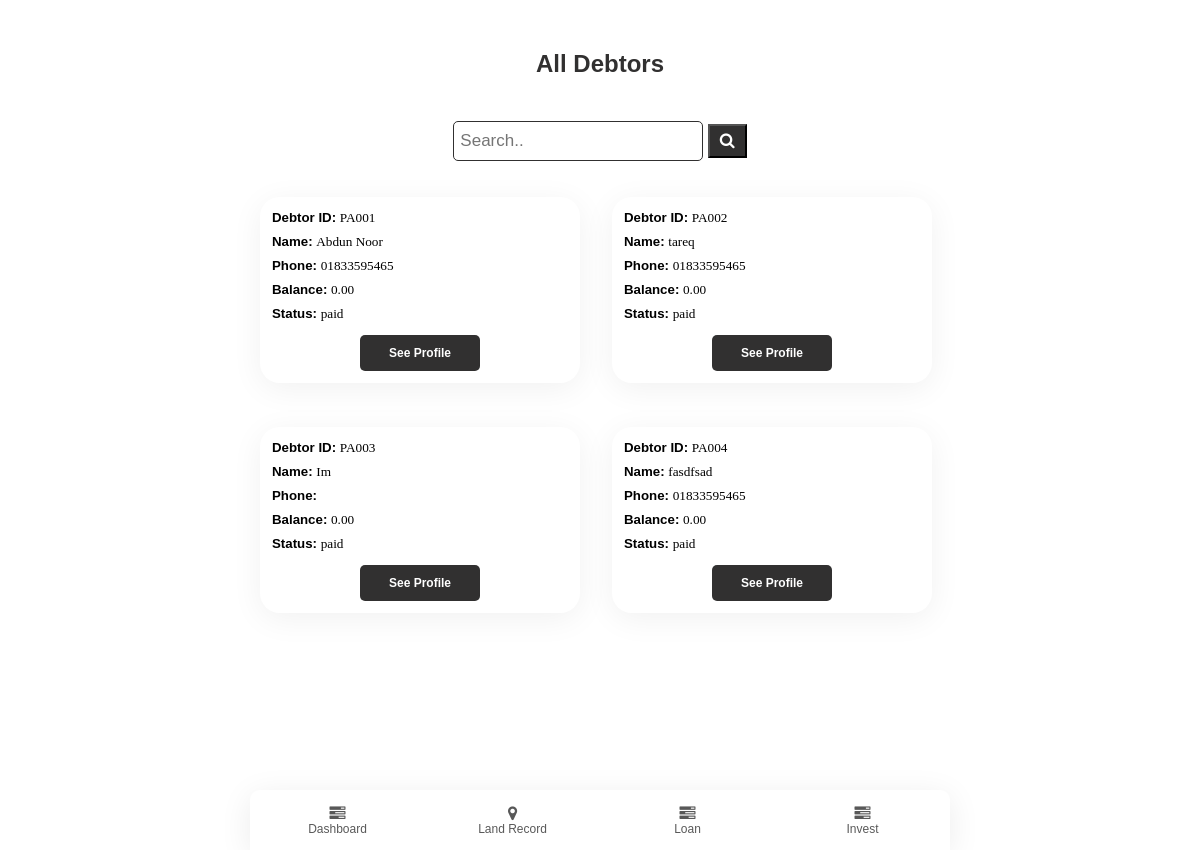
The app's page /debtor/ (signed in), older data.
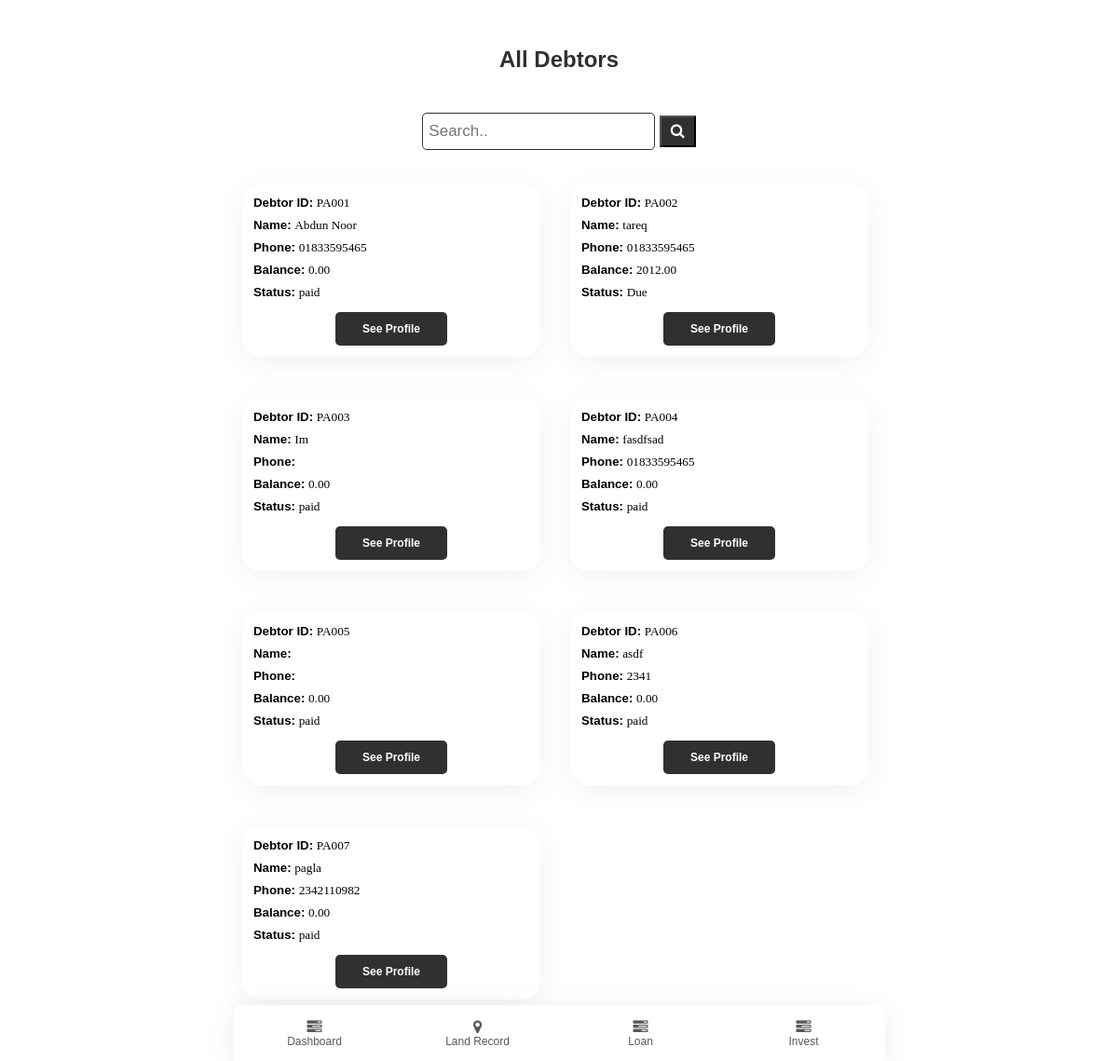
The same page, newer data.
### app/models.py (models this page shows)
class Debtor(models.Model):
    debtorName = models.CharField(max_length=50)
    phone = models.CharField(max_length=15, blank=True, null= True)
    address = models.TextField(blank=True, null= True)
    img = models.ImageField(default='avatar.png', upload_to='pics')
    lender = models.ForeignKey(User, on_delete=models.SET_NULL, blank=True, null=True)
    totalbalance = models.FloatField(default=0, null=True, blank=True)
    def __str__(self):
        return "PA00" +str(self.id)

### app/views.py (the view)
# urls.py: path('debtor/', views.debtor, name='debtor'),
@login_required(login_url='login')
def debtor(request):
    debtors = Debtor.objects.filter(lender_id=request.user.id)
    d = {}
    for debtor in debtors:
        accounts = Account.objects.filter(debtor=debtor)
        a, b, c = total_count_debtor(accounts)
        if c == 0:
            status = "paid"
        elif c > 0:
            status = "Due"
        else:
            status = "None"
        d[debtor] = c, status
    return render(request, "app/debtor.html",{
        "debtors": d,
    })

### app/views.py (called while the page is built)
def total_count_debtor(accounts):
    total_loan = 0
    total_depost = 0
    b = 0
    for account in accounts:
        total_loan = total_loan + account.loan
        total_depost = total_depost + account.deposit
    b = total_loan - total_depost
    return total_loan, total_depost, b

### app/templates/app/debtor.html (shortened to what this page needs)
{% extends "app/layout.html" %}
{% block body %}
<header style="text-align: center;">
    <h2>All Debtors</h2>
    <div class="search-container">
        <form action="/action_page.php">
          <input type="text" placeholder="Search.." name="search">
          <button type="submit"><i class="fa fa-search"></i></button>
        </form>
      </div>
</header>
<div class="list-cards">
    {% for debtor, balance in debtors.items %}
    <div class="card list">
        <h5>Debtor ID: <span class="lightword">{{ debtor }}</span></h5>
        <h5>Name: <span class="lightword">{{ debtor.debtorName }}</span></h5>
        <h5>Phone: <span class="lightword">{{ debtor.phone }}</span></h5>
        <h5>Balance: <span class="lightword">{{ balance.0|floatformat:2 }}</span></h5>
        <h5>Status: <span class="lightword">{{ balance.1 }}</span></h5>
        <div class="buttondiv">
            <a href="{% url 'debtorprofile' debtor.id %}"><button class="samebuttons">See Profile</button></a>
        </div>
    </div>
    {% endfor %}
</div>
{% endblock %}

Row changes from the older to the newer data that the page shows:
changed Debtor "PA002": totalbalance "0.00" → "2012.00"; balance "paid" → "Due"
added Debtor: id "PA005", totalbalance "0.00", balance "paid"
added Debtor: id "PA006", debtorName "asdf", phone "2341", totalbalance "0.00", balance "paid"
added Debtor: id "PA007", debtorName "pagla", phone "2342110982", totalbalance "0.00", balance "paid"
